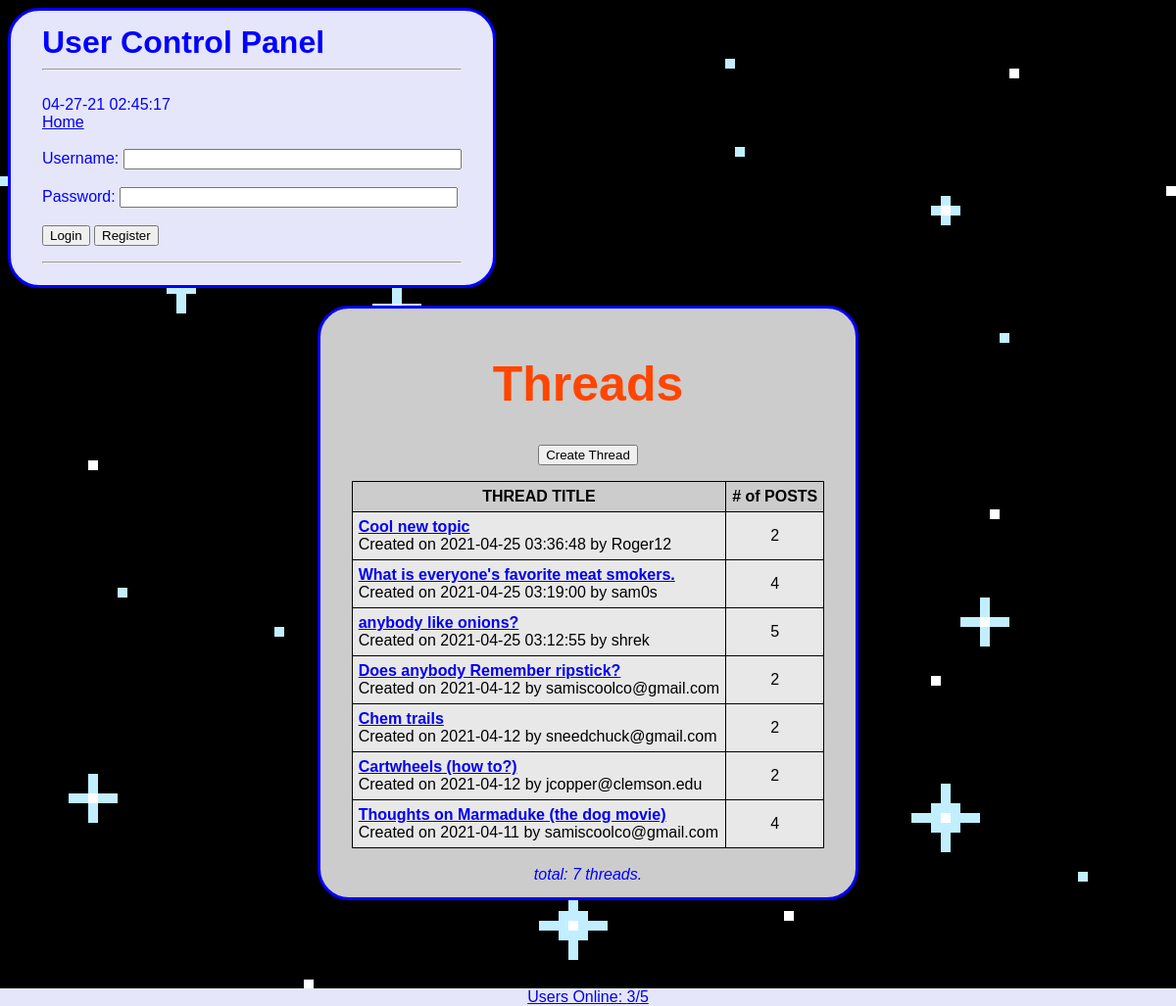
The page / on the database its author committed.
### tables this page shows
CREATE TABLE forum_topics (
 topic_id INTEGER PRIMARY KEY,
 topic_title VARCHAR (150),
 topic_create_time DATETIME,
 topic_owner VARCHAR (150)
);

### index.php (the view, shortened to what this page needs)
<?php
include 'login.php';
$get_topics_sql = "SELECT * FROM forum_topics
ORDER BY topic_create_time DESC";
$get_topics_res = ($db->query($get_topics_sql));
$num_rows = $db->query("SELECT COUNT(*) FROM forum_topics;")->fetchArray()[0];
if ($num_rows < 1) {
$display_block = "<p><em>No topics yet.</em></p>";
} else {
$display_block='
<table>
<tr>
<th>THREAD TITLE</th>
<th># of POSTS</th>
</tr>';
while($topic_info = $get_topics_res->fetchArray() ) {
$topic_id = $topic_info[0];
$topic_title = stripslashes($topic_info[1]);
$topic_create_time = $topic_info[2];
$topic_owner = stripslashes($topic_info[3]);
$num_posts = $db->query("SELECT COUNT(*) FROM forum_posts WHERE topic_id ='".$topic_id."';")->fetchArray()[0];
$display_block.='
<tr>
<td><a href="showtopic.php?topic_id='.$topic_id.'">
<strong>'.$topic_title.'</strong></a><br/>
Created on '.$topic_create_time.' by '.$topic_owner.'</td> <td class="num_posts_col">'.$num_posts.'</td></tr>';
}
$display_block .= "</table>";
$display_block.='<br><i>total: '.$num_rows.' threads.</i>';
}
?>
<!DOCTYPE html>
<html lang="en">
<head>
</head>
<body>
  <center>
  <div>
<h1>Threads</h1>
<p><a href="addtopic.php"><button>Create Thread</button></a></p>
<?php echo $display_block; ?>
</div>
</center>
</body>
</html>

### login.php (shortened to what this page needs)
<div class="head">
  <b style="font-size: 32px;">User Control Panel</b>
  <hr>
  <br>
<?php
include 'db_include.php';
$actual_link = (isset($_SERVER['HTTPS']) && $_SERVER['HTTPS'] === 'on' ? "https" : "http") . "://$_SERVER[HTTP_HOST]$_SERVER[REQUEST_URI]";
$date = date('m-d-y h:i:s');
echo $date."<br>";
if(isset($_SESSION["user"])){
echo "
Logged in as: ".$_SESSION["user"]." (USER_".$_SESSION["id"].") <br> <a href='index.php'> Home </a><br>
<a href='profile.php?profile=".$_SESSION["id"]."'> My Profile </a>
<br>
<a href='friends.php'> Friends </a>
<br>
<a href='messenger.php'> Inbox </a>
";
echo('
<form name="theform" action="fetch.php" method="post">
  <br>
  <input type="submit" id = "logout" name="submit" value="Logout">
  <br>
</form>
<hr>
');
}else{
  echo "<a href='index.php'> Home </a><br><br>";
  echo('
  <form name="theform" action="fetch.php" method="post">
    Username:
    <input id="user" name="user" type="text" size="40" required>
    <br>
    <br>
    Password:
    <input id="pass" name="pass" type="password" size="40">
    <br>
    <br>
    <input type="hidden" name="redr" value="'.$actual_link.'">
    <input type="submit" id="login" name="submit" value="Login">
    <input type="submit" id = "register" name="submit" value="Register">
    <br>
  </form>
  <hr>
');
}
$result = $db->query("SELECT COUNT(*) FROM Users WHERE LoggedIn=1;");
$uonline = $result->fetchArray()[0];
$result = $db->query("SELECT COUNT(*) FROM Users;");;
$utotal = $result->fetchArray()[0];
?>
</div>
<link rel="stylesheet" href="styles.css">
<span class="footer">
  <a href="users.php">Users Online: <?php echo $uonline ?>/<?php echo $utotal ?> </a>
</span>

### styles.css (style rules this page uses)
* { box-sizing: border-box; font-family: Arial, Helvetica, sans-serif; }
h1 { color: orangered; font-size: 50px; }
body { padding-bottom: 100px; font-family: Arial, Helvetica, sans-serif; background-image: url("space.png"); }
div { color: blue; background:#ccc; border-radius: 32px; border-style: solid; padding: 14px 32px; width: fit-content; block-size: fit-content; }
.footer { position: fixed; left: 0; bottom: 0; width: 100%; background-color: lavender; color: black; text-align: center; max-width:50% height: 2.5rem; }
table { border: 1px solid black; border-collapse: collapse; background: #e8e8e8; }
th { border: 1px solid black; padding: 6px; font-weight: bold; background: #ccc; }
td { border: 1px solid black; padding: 6px; }
.num_posts_col { text-align: center; }

### login.php (style rules this page uses)
.head { background-color: lavender; }

### rows shown on the page
forum_topics: topic_title "Cool new topic", topic_create_time "2021-04-25 03:36:48", topic_owner "Roger12", num_posts "2"
forum_topics: topic_title "What is everyone's favorite meat smokers.", topic_create_time "2021-04-25 03:19:00", topic_owner "sam0s", num_posts "4"
forum_topics: topic_title "anybody like onions?", topic_create_time "2021-04-25 03:12:55", topic_owner "shrek", topic_id "5"
forum_topics: topic_title "Does anybody Remember ripstick?", topic_create_time "2021-04-12", topic_owner "samiscoolco@gmail.com", topic_id "2"
forum_topics: topic_title "Chem trails", topic_create_time "2021-04-12", topic_owner "sneedchuck@gmail.com", num_posts "2"
forum_topics: topic_title "Cartwheels (how to?)", topic_create_time "2021-04-12", topic_owner "jcopper@clemson.edu", num_posts "2"
forum_topics: topic_title "Thoughts on Marmaduke (the dog movie)", topic_create_time "2021-04-11", topic_owner "samiscoolco@gmail.com", num_posts "4"

### other values the page prints
$uonline "3"
$utotal "5"
$num_rows "7"
